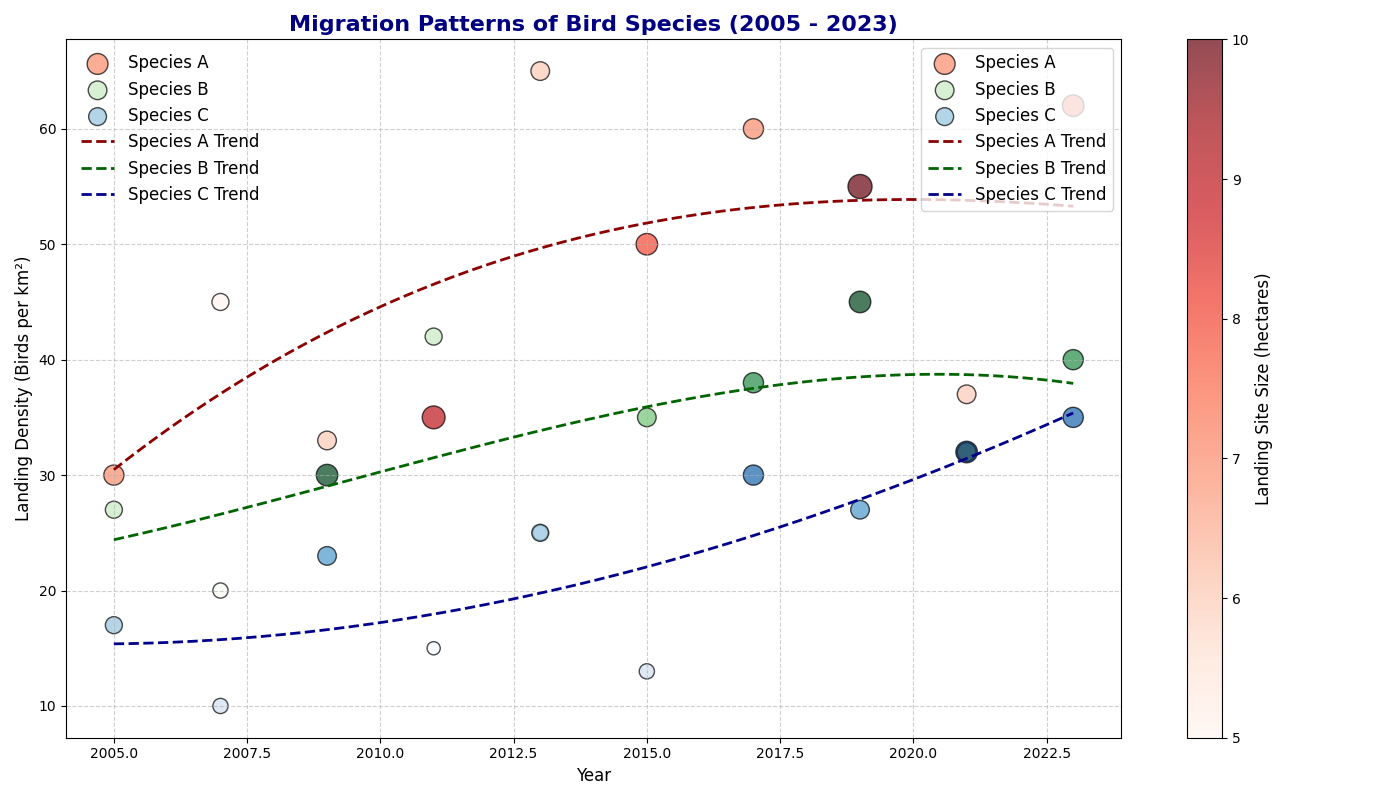

Write the Python code that produced this figure.
import matplotlib.pyplot as plt
import numpy as np

# Years of observation
years = np.array([2005, 2007, 2009, 2011, 2013, 2015, 2017, 2019, 2021, 2023])

# Data for different bird species with randomly altered contents
species_a_landing_density = np.array([30, 45, 33, 35, 65, 50, 60, 55, 37, 62])
species_b_landing_density = np.array([27, 20, 30, 42, 25, 35, 38, 45, 32, 40])
species_c_landing_density = np.array([17, 10, 23, 15, 25, 13, 30, 27, 32, 35])

# Sizes of the landing sites in hectares, randomly altered
landing_site_sizes_a = np.array([7, 5, 6, 9, 6, 8, 7, 10, 6, 8])
landing_site_sizes_b = np.array([5, 4, 8, 5, 4, 6, 7, 8, 6, 7])
landing_site_sizes_c = np.array([5, 4, 6, 3, 5, 4, 7, 6, 8, 7])

# Create a figure
fig, ax = plt.subplots(figsize=(14, 8))

# Add scatter plots for each bird species
scatter_a = ax.scatter(years, species_a_landing_density, s=landing_site_sizes_a*30, c=landing_site_sizes_a, cmap='Reds', alpha=0.7, edgecolor='k', label='Species A')
scatter_b = ax.scatter(years, species_b_landing_density, s=landing_site_sizes_b*30, c=landing_site_sizes_b, cmap='Greens', alpha=0.7, edgecolor='k', label='Species B')
scatter_c = ax.scatter(years, species_c_landing_density, s=landing_site_sizes_c*30, c=landing_site_sizes_c, cmap='Blues', alpha=0.7, edgecolor='k', label='Species C')

# Adding a trend line for Species A
trend_line = np.poly1d(np.polyfit(years, species_a_landing_density, 3))
year_range = np.linspace(years.min(), years.max(), 300)
ax.plot(year_range, trend_line(year_range), color='darkred', linestyle='--', linewidth=2, label='Species A Trend')

# Adding a trend line for Species B
trend_line_b = np.poly1d(np.polyfit(years, species_b_landing_density, 3))
ax.plot(year_range, trend_line_b(year_range), color='darkgreen', linestyle='--', linewidth=2, label='Species B Trend')

# Adding a trend line for Species C
trend_line_c = np.poly1d(np.polyfit(years, species_c_landing_density, 3))
ax.plot(year_range, trend_line_c(year_range), color='darkblue', linestyle='--', linewidth=2, label='Species C Trend')

# Titles and labels
ax.set_title('Migration Patterns of Bird Species (2005 - 2023)', fontsize=16, fontweight='bold', color='navy')
ax.set_xlabel('Year', fontsize=12)
ax.set_ylabel('Landing Density (Birds per km²)', fontsize=12)

# Adding legend
legend1 = ax.legend(loc="upper left", frameon=False, fontsize=12)
ax.legend(loc='upper right', fontsize=12)
ax.add_artist(legend1)

# Color bar for landing site sizes
colorbar = fig.colorbar(scatter_a, ax=ax, orientation='vertical')
colorbar.set_label('Landing Site Size (hectares)', fontsize=12)

# Grid and layout adjustments
ax.grid(True, linestyle='--', alpha=0.6)
plt.tight_layout()

# Display the scatter plot
plt.show()
